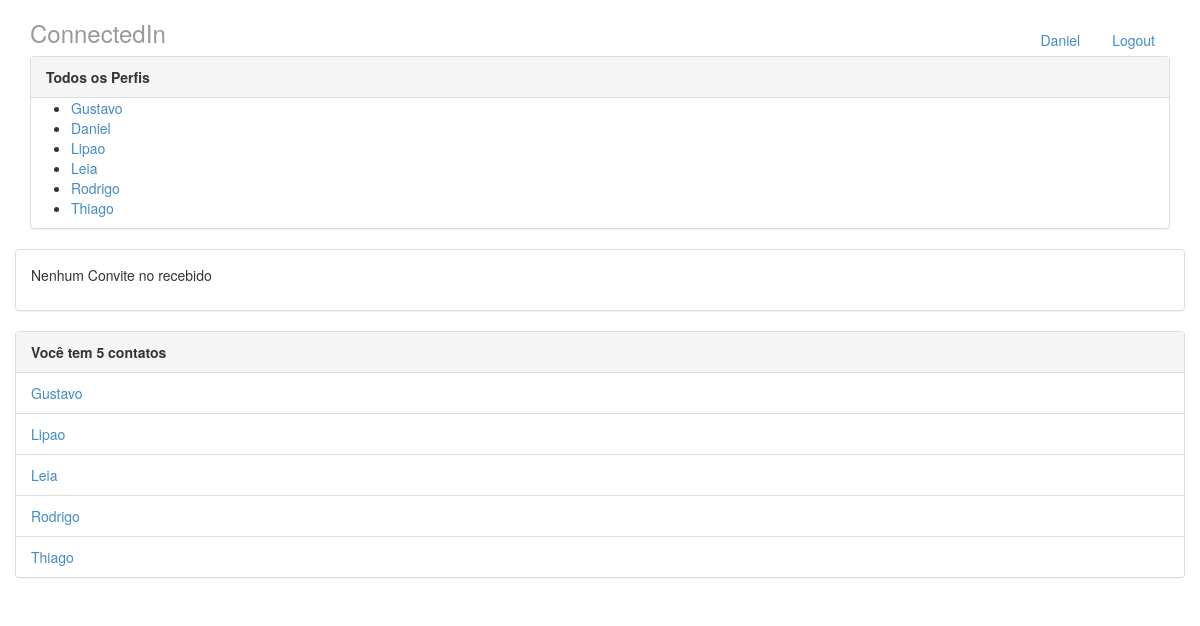
/ (signed in), run on the app's committed database.
### perfis/models.py (models this page shows, shortened)
class Perfil(models.Model):
    nome = models.CharField(max_length = 255 , null = False)
    telefone = models.CharField(max_length = 15 , null = False)
    nome_empresa = models.CharField(max_length = 255 , null = False)
    contatos = models.ManyToManyField('self')
    usuarios = models.OneToOneField(User, on_delete=models.PROTECT , related_name = "perfil")

### perfis/views.py (the view)
# urls.py: path('' , views.index , name = 'index'),
@login_required
def index(request):
    return render(request,'index.html',{'perfis':Perfil.objects.all(),'perfil_logado': get_perfil_logado(request)})

### perfis/views.py (called while the page is built)
@login_required
def get_perfil_logado(request):
    return request.user.perfil

### perfis/templates/index.html
{% extends "base.html" %}
{% block body %}
<div class = "col-lg-12">
    <div class="panel panel-default">
        <div class="panel-heading">
            <strong>Todos os Perfis</strong>
        </div>
        {% if perfis %}
        <ul>
            {% for perfil in perfis %}
            <li>
                <a href="{% url 'exibir' perfil.id %}" >{{perfil.nome}}</a>
            </li>
            {% endfor %}
        </ul>
        {% else %}
        <p>Nenhum Perfil encontrado</p>
        {% endif %}
    </div>
    </div>
    <div class="panel panel-default">
        {% with total_de_convites=perfil_logado.convites_recebidos.count %}
            {% if total_de_convites %}
                <div class="panel-heading">
                    <strong>Você tem {{total_de_convites}} convite aguardando aprovação</strong>
                </div>
                <ul class="list-group">
                    {% for convite in perfil_logado.convites_recebidos.all %}
                    <li class="list-group-item">
                        {{convite.solicitante.nome}}
                        <a href="{% url 'aceitar' convite.id %}" class="pull-right">Aceitar</a>
                    </li>
                    {% endfor %}
                </ul>
                {% else %}
                <div class="panel-body">
                    <p>Nenhum Convite no recebido</p>
                </div>
                {% endif %}
            {% endwith %}
    </div>
    <div class="panel panel-default">
        {% with total_de_contatos=perfil_logado.contatos.count %}
            {% if total_de_contatos %}
                <div class="panel-heading">
                    <strong>Você tem {{total_de_contatos}} contatos</strong>
                </div>
                <ul class="list-group">
                    {% for contato in perfil_logado.contatos.all %}
                    <li class="list-group-item">
                        <a href="{% url 'exibir' contato.id %}">{{contato.nome}}</a>
                    </li>
                    {% endfor %}
                </ul>
                {% else %}
                <div class="panel-body">
                    <p>Você não possui contatos no momento</p>
                </div>
                {% endif %}
        {% endwith %}
    </div>
</div>
{% endblock %}

### perfis/templates/base.html (shortened to what this page needs)
{% load static %}
<!DOCTYPE html>
<html>
<head>
    <link rel="stylesheet" href="{% static 'styles/bootstrap.css' %}">
</head>
    <body>
        <div class="container">
            <div class="header">
                <ul class="nav nav-pills pull-right">
                    <li><a href="{% url 'index' %}">{{perfil_logado.nome}}</a></li>
                    <li><a href="/logout">Logout</a></li>
                </ul>
                <h3 class="text-muted">ConnectedIn</h3>
            </div>
            <div class="row content">
               {% block body %}
               {% endblock %}
            </div>
    </body>
</html>

### data on the page
Perfil: nome "Daniel"
Perfil: nome "Gustavo"
Perfil: nome "Lipao"
Perfil: nome "Leia"
Perfil: nome "Rodrigo"
Perfil: nome "Thiago"

### other printed values
{{ total_de_contatos }} "5"
